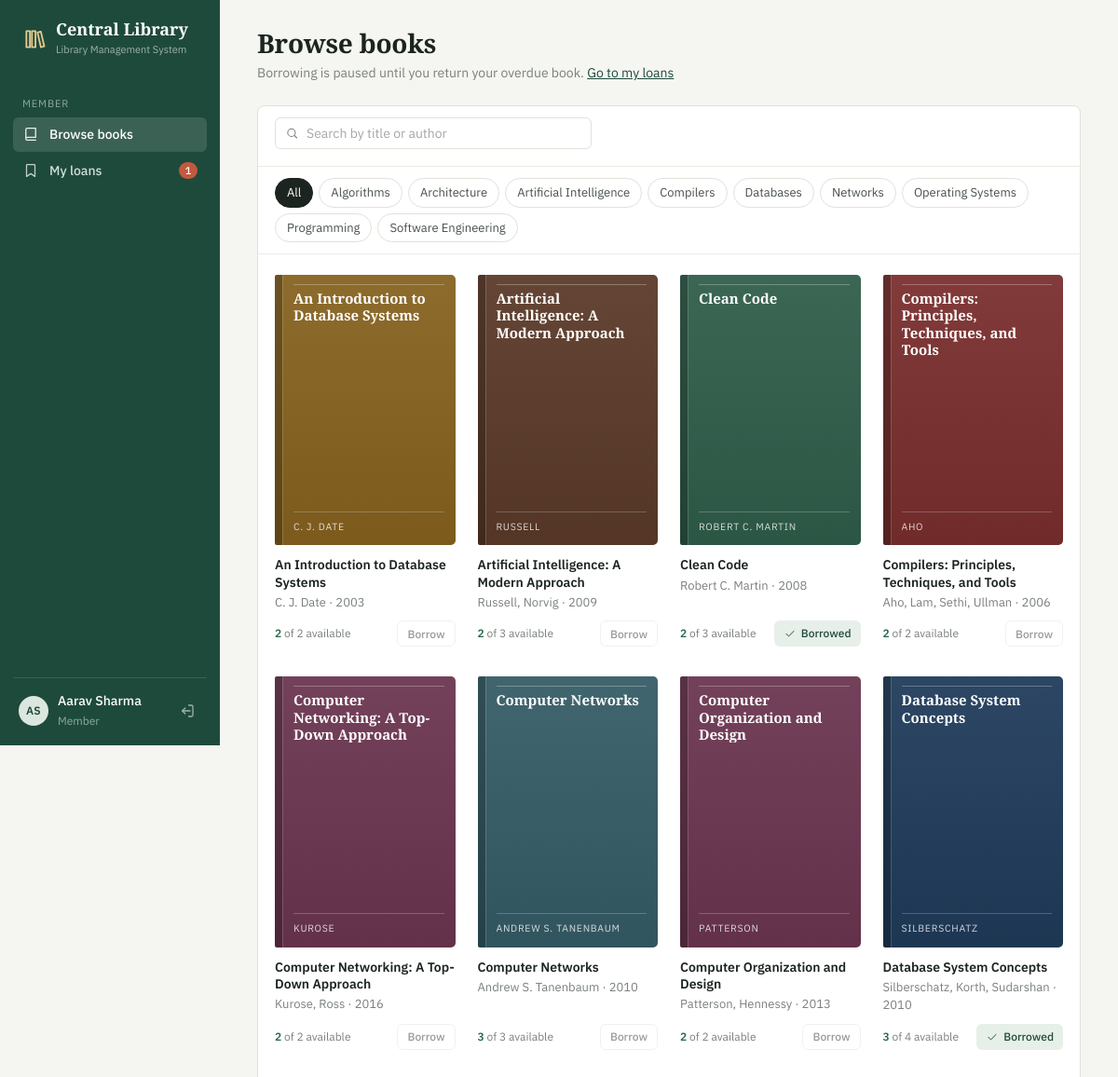
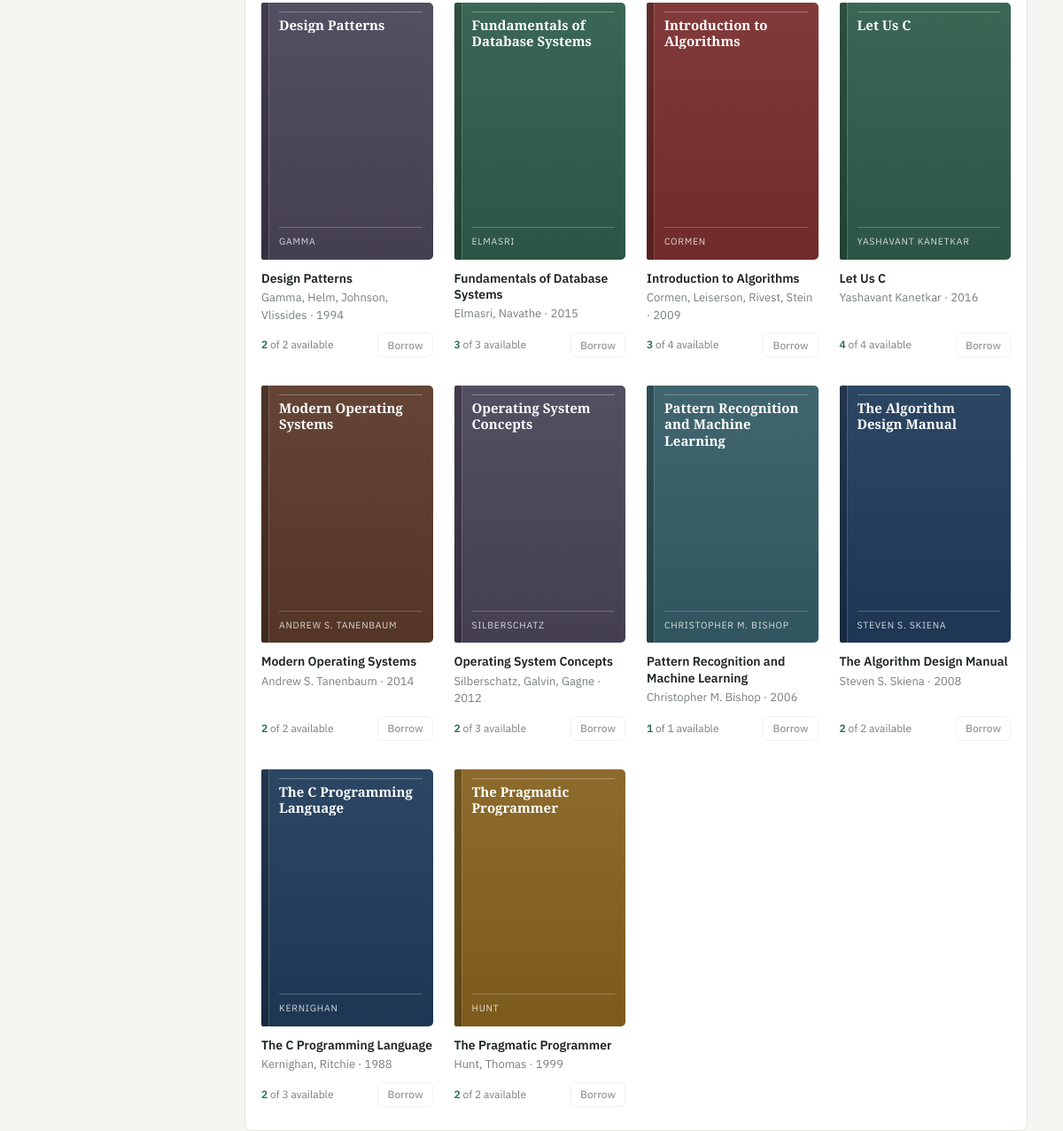
The page /catalogue (signed in) on the database its author committed (2 pictures, top to bottom).
### tables this page shows
CREATE TABLE books (
    book_id    INTEGER PRIMARY KEY AUTOINCREMENT,
    title      TEXT    NOT NULL,
    author     TEXT    NOT NULL,
    category   TEXT,
    isbn       TEXT    UNIQUE,
    year       INTEGER CHECK (year BETWEEN 1450 AND 2100),
    copies     INTEGER NOT NULL DEFAULT 1 CHECK (copies >= 0)
);

### app.py (the view)
@app.route("/catalogue")
@login_required("user")
def catalogue():
    q, cat = request.args.get("q", "").strip(), request.args.get("cat", "")
    like = f"%{q}%"
    rows = query("""SELECT * FROM book_stock
                    WHERE (title LIKE ? OR author LIKE ?) AND (? = '' OR category = ?)
                    ORDER BY title""", (like, like, cat, cat))
    mine = {r[0] for r in db().execute(
        "SELECT book_id FROM issues WHERE user_id=? AND return_date IS NULL", (session["uid"],))}
    return render_template("member/catalogue.html", books=rows, q=q, cat=cat, cats=categories(),
                           mine=mine, at_limit=len(mine) >= MAX_LOANS)

### app.py (called while the page is built)
def db():
    if "db" not in g:
        g.db = sqlite3.connect(DB)
        g.db.row_factory = sqlite3.Row
        g.db.execute("PRAGMA foreign_keys = ON")
    return g.db

def query(sql, args=(), one=False):
    rows = db().execute(sql, args).fetchall()
    return (rows[0] if rows else None) if one else rows

def scalar(sql, args=()):
    return db().execute(sql, args).fetchone()[0]

def today():
    return date.today().isoformat()

@app.template_filter("cover")
def cover(book_id):
    return COVERS[int(book_id) % len(COVERS)]

@app.template_filter("initials")
def initials(name):
    return "".join(p[0] for p in name.split()[:2]).upper()

@app.context_processor
def globals_():
    nav_overdue = 0
    if "uid" in session:
        sql = "SELECT COUNT(*) FROM issues WHERE return_date IS NULL AND due_date < ?"
        args = [today()]
        if session["role"] != "admin":
            sql += " AND user_id = ?"
            args.append(session["uid"])
        nav_overdue = scalar(sql, args)
    return dict(today=today(), FINE_PER_DAY=FINE_PER_DAY, LOAN_DAYS=LOAN_DAYS, MAX_LOANS=MAX_LOANS,
                nav_overdue=nav_overdue)

def categories():
    return [r[0] for r in query("SELECT DISTINCT category FROM books WHERE category <> '' ORDER BY 1")]

def login_required(role=None):
    def deco(f):
        @wraps(f)
        def wrapper(*a, **kw):
            if "uid" not in session:
                return redirect(url_for("login"))
            if role and session["role"] != role:
                abort(403)
            return f(*a, **kw)
        return wrapper
    return deco

### templates/member/catalogue.html (shortened to what this page needs)
{% extends "app.html" %}
{% import "macros.html" as ui %}
{% block content %}
<div class="page-head">
  <div><h1>Browse books</h1>
  <p>{% if nav_overdue %}Borrowing is paused until you return your overdue book{{ 's' if nav_overdue > 1 }}. <a href="{{ url_for('my_loans') }}">Go to my loans</a>{% elif at_limit %}You're holding {{ MAX_LOANS }} books, the most allowed. Return one to borrow another.{% else %}You can borrow {{ MAX_LOANS - mine|length }} more book{{ 's' if MAX_LOANS - mine|length != 1 }}. Each loan lasts {{ LOAN_DAYS }} days.{% endif %}</p></div>
</div>
<section class="panel">
  <form class="toolbar" method="get">
    <label class="search">{{ ui.icon('search') }}<input name="q" value="{{ q }}" placeholder="Search by title or author" aria-label="Search"></label>
  </form>
  <div class="toolbar">
    <div class="chips">
      <a href="{{ url_for('catalogue', q=q or None) }}" class="{{ 'on' if not cat }}">All</a>
      {% for c in cats %}<a href="{{ url_for('catalogue', cat=c, q=q or None) }}" class="{{ 'on' if c == cat }}">{{ c }}</a>{% endfor %}
    </div>
  </div>
  {% if books %}
  <div class="shelf">
    {% for b in books %}
    <article class="book">
      {{ ui.cover(b) }}
      <h3>{{ b.title }}</h3>
      <p>{{ b.author }}{% if b.year %} · {{ b.year }}{% endif %}</p>
      <div class="foot">
        <span class="avail {{ 'none' if b.available == 0 }}"><b>{{ b.available }}</b> of {{ b.copies }} available</span>
        {% if b.book_id in mine %}
          <span class="tag">{{ ui.icon('check') }}Borrowed</span>
        {% elif b.available == 0 %}
          <button class="btn sm" disabled>All out</button>
        {% elif at_limit or nav_overdue %}
          <button class="btn sm" disabled title="{{ 'Return your overdue book first' if nav_overdue else 'You have reached the borrowing limit' }}">Borrow</button>
        {% else %}
          <form class="inline" method="post" action="{{ url_for('member_borrow', book_id=b.book_id) }}"><button class="btn sm primary">Borrow</button></form>
        {% endif %}
      </div>
    </article>
    {% endfor %}
  </div>
  {% else %}{{ ui.empty('No books found', 'Try another title, author or subject.', 'search') }}{% endif %}
</section>
{% endblock %}

### templates/app.html (shortened to what this page needs)
{% extends "base.html" %}
{% import "macros.html" as ui %}
{% block page %}
{% set ep = request.endpoint %}
<div class="shell">
  <aside class="side">
    <a class="brand" href="{{ url_for('home') }}">{{ ui.icon('logo') }}<span><b>Central Library</b><small>Library Management System</small></span></a>
    <nav class="nav">
      {% if session.role == 'admin' %}
      <div class="nav-label">Librarian</div>
      <a href="{{ url_for('overview') }}" class="{{ 'on' if ep == 'overview' }}">{{ ui.icon('grid') }}Overview</a>
      <a href="{{ url_for('loans') }}" class="{{ 'on' if ep in ('loans', 'new_loan') }}">{{ ui.icon('swap') }}Circulation{% if nav_overdue %}<span class="count" title="Overdue loans">{{ nav_overdue }}</span>{% endif %}</a>
      <a href="{{ url_for('books') }}" class="{{ 'on' if ep in ('books', 'book_form') }}">{{ ui.icon('book') }}Catalogue</a>
      <a href="{{ url_for('members') }}" class="{{ 'on' if ep == 'members' }}">{{ ui.icon('users') }}Members</a>
      {% else %}
      <div class="nav-label">Member</div>
      <a href="{{ url_for('catalogue') }}" class="{{ 'on' if ep == 'catalogue' }}">{{ ui.icon('book') }}Browse books</a>
      <a href="{{ url_for('my_loans') }}" class="{{ 'on' if ep == 'my_loans' }}">{{ ui.icon('bookmark') }}My loans{% if nav_overdue %}<span class="count" title="Overdue">{{ nav_overdue }}</span>{% endif %}</a>
      {% endif %}
    </nav>
    <div class="side-foot">
      <span class="avatar">{{ session.name|initials }}</span>
      <span class="who"><b>{{ session.name }}</b><span>{{ 'Librarian' if session.role == 'admin' else 'Member' }}</span></span>
      <a href="{{ url_for('logout') }}" title="Sign out" aria-label="Sign out">{{ ui.icon('logout') }}</a>
    </div>
  </aside>
  <main class="main">
    {% block content %}{% endblock %}
  </main>
</div>
{% endblock %}

### templates/macros.html (shortened to what this page needs)
{% macro icon(name) -%}
<svg viewBox="0 0 24 24" fill="none" stroke="currentColor" stroke-width="1.7" stroke-linecap="round" stroke-linejoin="round" aria-hidden="true">{{ ICONS[name]|safe }}</svg>
{%- endmacro %}
{% macro cover(b, size='') -%}
<div class="cover {{ size }}" style="--c: {{ b.book_id|cover }}"><span class="cover-t">{{ b.title }}</span><span class="cover-a">{{ (b.author or '').split(',')[0] }}</span></div>
{%- endmacro %}

### templates/base.html (shortened to what this page needs)
<!doctype html>
<html lang="en">
<head>
<link rel="stylesheet" href="{{ url_for('static', filename='style.css') }}">
</head>
<body>
{% block page %}{% endblock %}
</body>
</html>

### templates/flashes.html (shortened to what this page needs)
{% import "macros.html" as ui %}

### rows shown on the page
books: title "An Introduction to Database Systems", author "C. J. DATE", author "C. J. Date", year "2003", available "2", copies "2"
books: title "Artificial Intelligence: A Modern Approach", author "RUSSELL", author "Russell, Norvig", year "2009", available "2", copies "3"
books: title "Clean Code", author "ROBERT C. MARTIN", author "Robert C. Martin", year "2008", available "2", copies "3"
books: title "Compilers: Principles, Techniques, and Tools", author "AHO", author "Aho, Lam, Sethi, Ullman", year "2006", available "2", copies "2"
books: title "Computer Networking: A Top-Down Approach", author "KUROSE", author "Kurose, Ross", year "2016", available "2", copies "2"
books: title "Computer Networks", author "ANDREW S. TANENBAUM", author "Andrew S. Tanenbaum", year "2010", available "3", copies "3"
books: title "Computer Organization and Design", author "PATTERSON", author "Patterson, Hennessy", year "2013", available "2", copies "2"
books: title "Database System Concepts", author "SILBERSCHATZ", author "Silberschatz, Korth, Sudarshan", year "2010", available "3", copies "4"
books: title "Design Patterns", author "GAMMA", author "Gamma, Helm, Johnson, Vlissides", year "1994", available "2", copies "2"
books: title "Fundamentals of Database Systems", author "ELMASRI", author "Elmasri, Navathe", year "2015", available "3", copies "3"
books: title "Introduction to Algorithms", author "CORMEN", author "Cormen, Leiserson, Rivest, Stein", year "2009", available "3", copies "4"
books: title "Let Us C", author "YASHAVANT KANETKAR", author "Yashavant Kanetkar", year "2016", available "4", copies "4"
books: title "Modern Operating Systems", author "ANDREW S. TANENBAUM", author "Andrew S. Tanenbaum", year "2014", available "2", copies "2"
books: title "Operating System Concepts", author "SILBERSCHATZ", author "Silberschatz, Galvin, Gagne", year "2012", available "2", copies "3"
books: title "Pattern Recognition and Machine Learning", author "CHRISTOPHER M. BISHOP", author "Christopher M. Bishop", year "2006", available "1", copies "1"
books: title "The Algorithm Design Manual", author "STEVEN S. SKIENA", author "Steven S. Skiena", year "2008", available "2", copies "2"
books: title "The C Programming Language", author "KERNIGHAN", author "Kernighan, Ritchie", year "1988", available "2", copies "3"
books: title "The Pragmatic Programmer", author "HUNT", author "Hunt, Thomas", year "1999", available "2", copies "2"

### other values the page prints
{{ nav_overdue }} "1"
{{ session.name|initials }} "AS"
{{ session.name }} "Aarav Sharma"
{{ 'Librarian' if session.role == 'admin' else 'Member' }} "Member"
{{ c }} "Algorithms" "Architecture" "Artificial Intelligence" "Compilers" "Databases" "Networks" "Operating Systems" "Programming" "Software Engineering"
